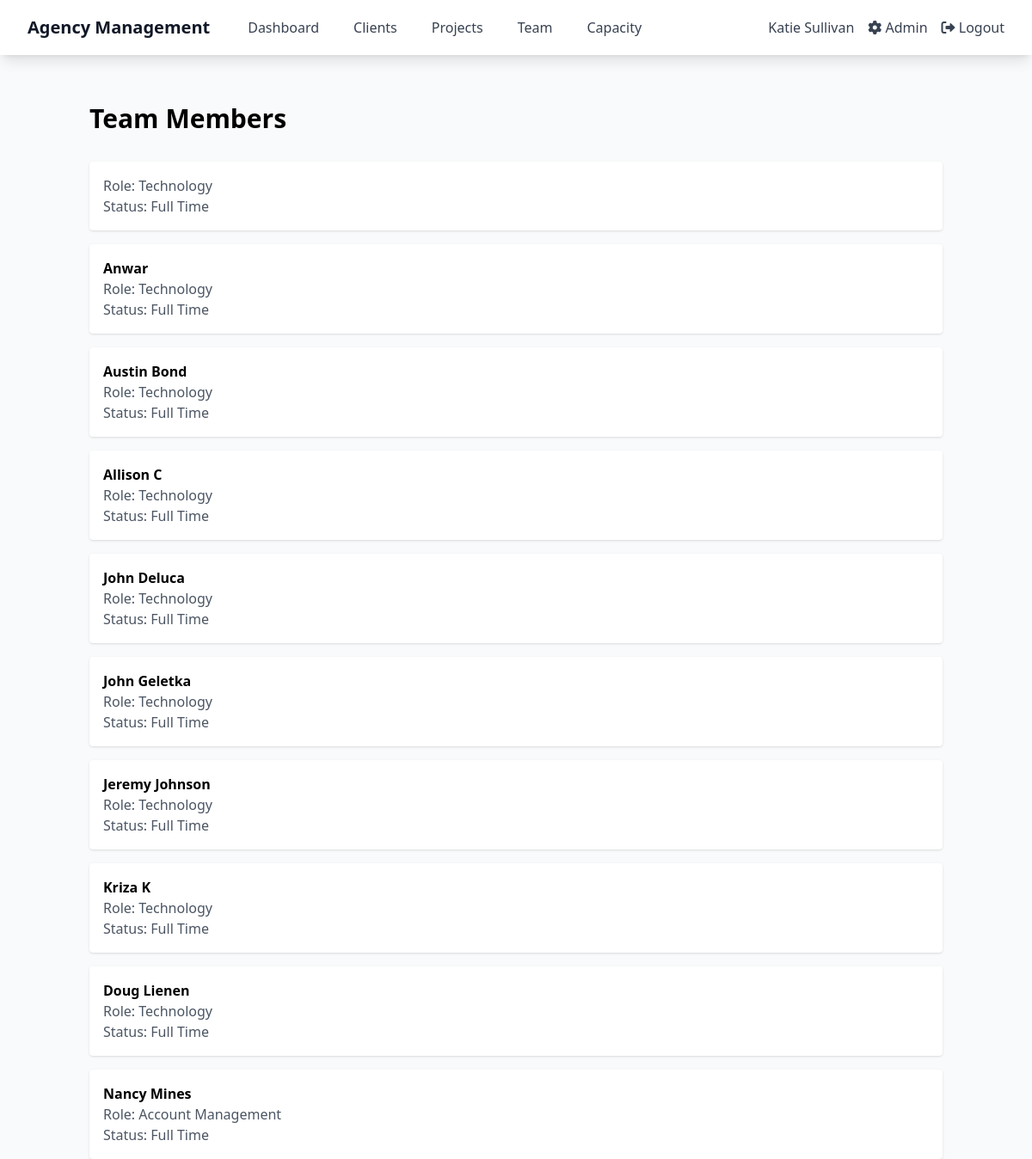
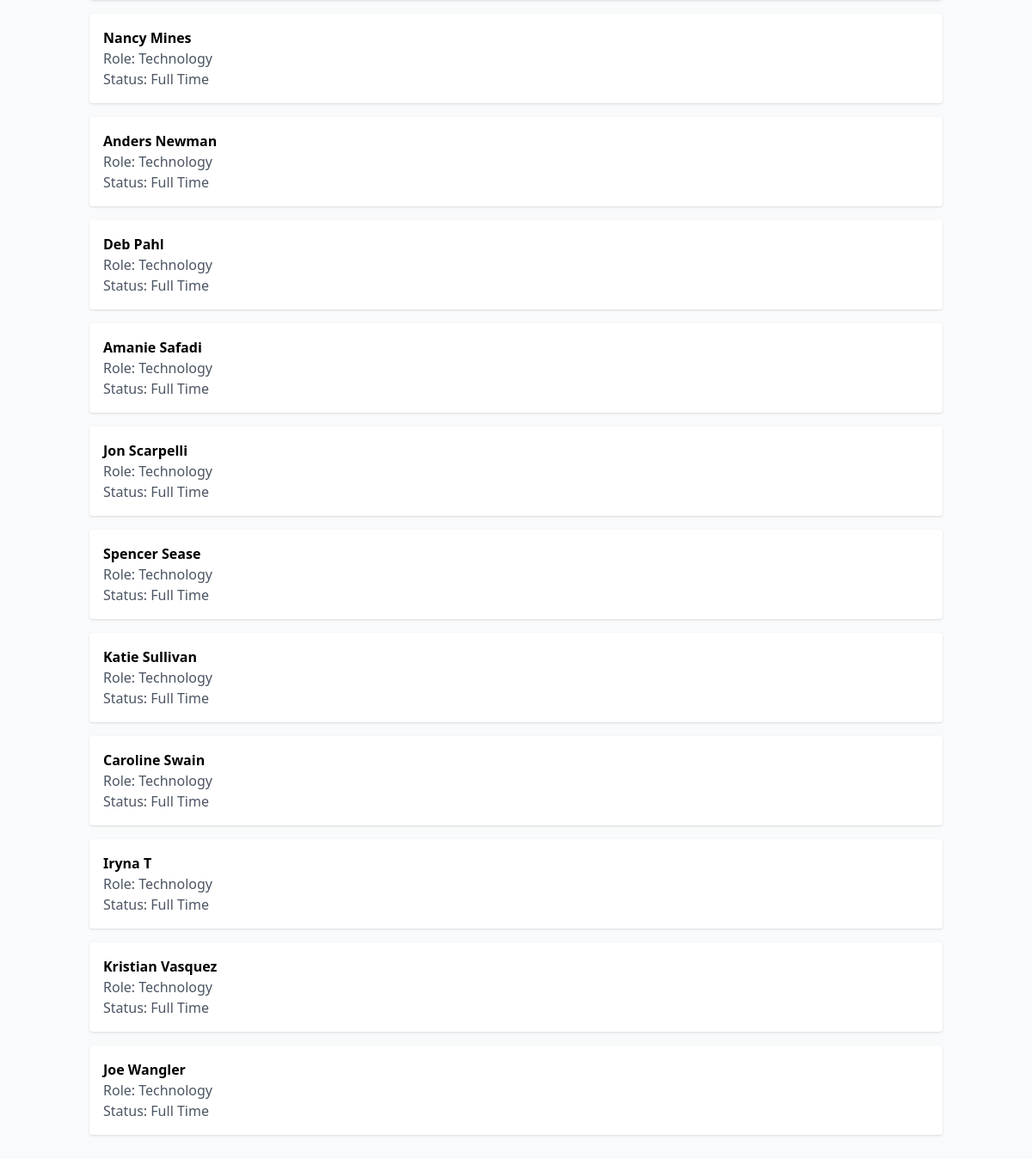
/agency/team/ (signed in), run on an earlier commit of the app's database (2 pictures, top to bottom).
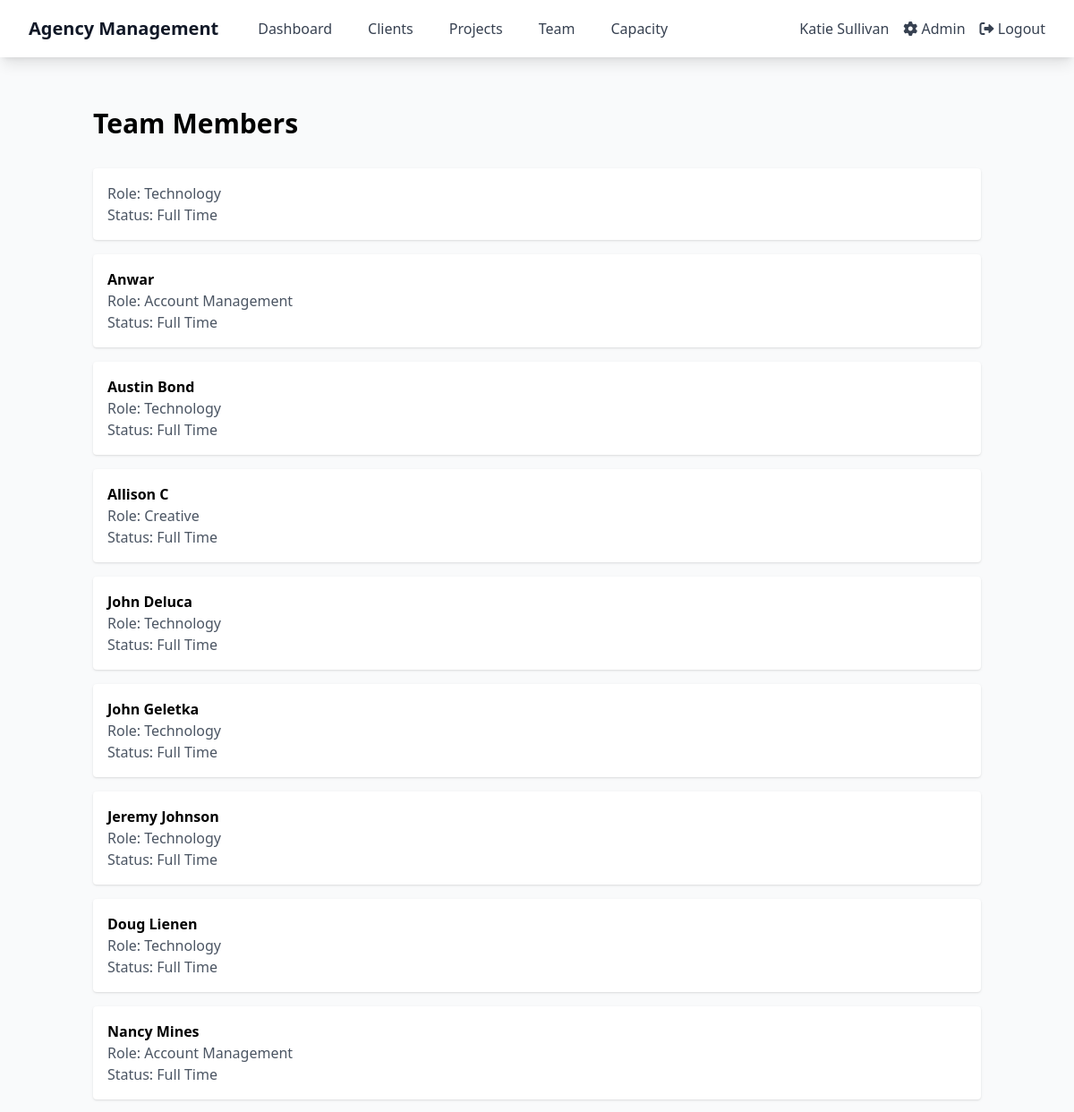
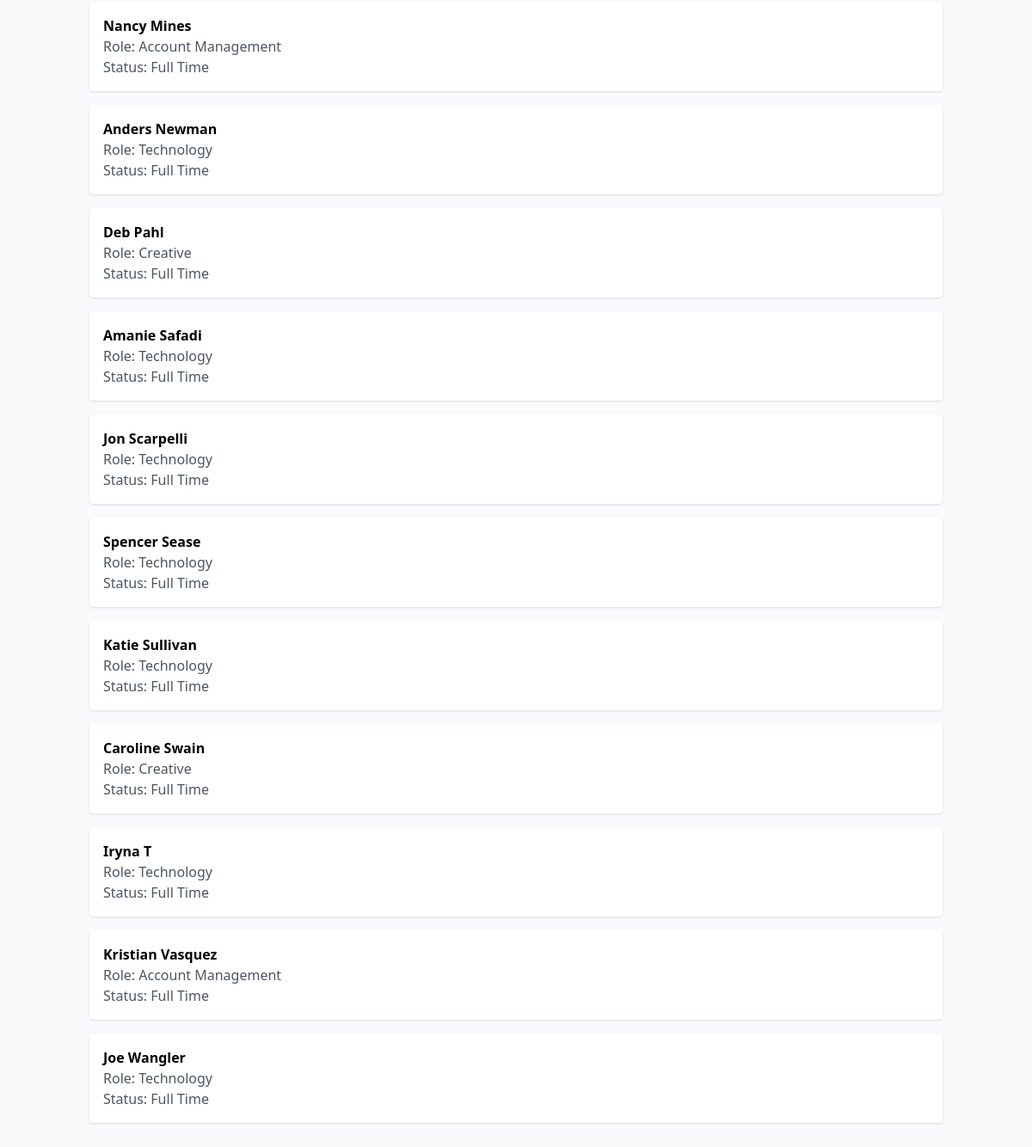
And on a later commit of the database (2 pictures, top to bottom).
### agency/models.py (models this page shows, shortened)
class UserProfile(models.Model):
    ROLE_CHOICES = [
        ('account', 'Account Management'),
        ('creative', 'Creative'),
        ('tech', 'Technology'),
        ('media', 'Media'),
        ('leadership', 'Leadership'),
        ('operations', 'Operations'),
    ]
    STATUS_CHOICES = [
        ('full_time', 'Full Time'),
        ('part_time', 'Part Time'),
        ('contractor', 'Contractor'),
        ('inactive', 'Inactive'),
    ]
    user = models.OneToOneField(User, on_delete=models.CASCADE, related_name='profile')
    company = models.ForeignKey(Company, on_delete=models.CASCADE, related_name='user_profiles')
    role = models.CharField(max_length=20, choices=ROLE_CHOICES, default='tech')
    hourly_rate = models.DecimalField(max_digits=8, decimal_places=2, default=Decimal('50.00'))
    annual_salary = models.DecimalField(max_digits=10, decimal_places=2, null=True, blank=True)
    status = models.CharField(max_length=20, choices=STATUS_CHOICES, default='full_time')
    start_date = models.DateField(null=True, blank=True)
    end_date = models.DateField(null=True, blank=True)
    weekly_capacity_hours = models.DecimalField(max_digits=4, decimal_places=1, default=40)
    utilization_target = models.DecimalField(max_digits=4, decimal_places=1, default=80)
    is_project_manager = models.BooleanField(default=False, help_text="Can manage projects and see PM dashboard")

### agency/views.py (the view)
# urls.py: path('team/', views.team_list, name='team_list'),
@login_required
def team_list(request):
    company = Company.objects.first()
    team_members = UserProfile.objects.filter(company=company).select_related('user').order_by('user__last_name')
    context = {
        'team_members': team_members,
        'company': company,
    }
    return render(request, 'team/list.html', context)

### templates/team/list.html (shortened to what this page needs)
{% extends 'base.html' %}
{% block content %}
<div class="container mx-auto px-4 py-8">
    <h1 class="text-3xl font-bold mb-8">Team Members</h1>
    <div class="grid gap-4">
        {% for member in team_members %}
        <div class="bg-white p-4 rounded shadow">
            <h3 class="font-bold">{{ member.user.get_full_name }}</h3>
            <p class="text-gray-600">Role: {{ member.get_role_display }}</p>
            <p class="text-gray-600">Status: {{ member.get_status_display }}</p>
        </div>
        {% empty %}
        <p>No team members found.</p>
        {% endfor %}
    </div>
</div>
{% endblock %}

### templates/base.html (shortened to what this page needs)
<!DOCTYPE html>
<html lang="en">
<head>
    <script src="https://cdn.tailwindcss.com"></script>
    <link href="https://cdnjs.cloudflare.com/ajax/libs/font-awesome/6.0.0/css/all.min.css" rel="stylesheet">
</head>
<body class="bg-gray-50">
    <nav class="bg-white shadow-lg">
        <div class="max-w-7xl mx-auto px-4 sm:px-6 lg:px-8">
            <div class="flex justify-between h-16">
                <div class="flex items-center space-x-8">
                    <a href="{% url 'agency:dashboard_router' %}" class="text-xl font-bold text-gray-900">
                        Agency Management
                    </a>
                    <div class="hidden md:flex space-x-4">
                        <a href="{% url 'agency:dashboard_router' %}" class="text-gray-700 hover:text-gray-900 px-3 py-2 rounded-md">
                            Dashboard
                        </a>
                        <a href="{% url 'agency:clients_list' %}" class="text-gray-700 hover:text-gray-900 px-3 py-2 rounded-md">
                            Clients
                        </a>
                        <a href="{% url 'agency:projects_list' %}" class="text-gray-700 hover:text-gray-900 px-3 py-2 rounded-md">
                            Projects
                        </a>
                        <a href="{% url 'agency:team_list' %}" class="text-gray-700 hover:text-gray-900 px-3 py-2 rounded-md">
                            Team
                        </a>
                        <a href="{% url 'agency:capacity_dashboard' %}" class="text-gray-700 hover:text-gray-900 px-3 py-2 rounded-md">
                            Capacity
                        </a>
                    </div>
                </div>
                <div class="flex items-center space-x-4">
                    {% if user.is_authenticated %}
                        <span class="text-gray-700">{{ user.get_full_name|default:user.username }}</span>
                        <a href="/admin/" class="text-gray-700 hover:text-gray-900">
                            <i class="fas fa-cog"></i> Admin
                        </a>
                        <a href="{% url 'logout' %}" class="text-gray-700 hover:text-gray-900">
                            <i class="fas fa-sign-out-alt"></i> Logout
                        </a>
                    {% else %}
                        <a href="{% url 'login' %}" class="bg-blue-500 text-white px-4 py-2 rounded hover:bg-blue-600">
                            Login
                        </a>
                    {% endif %}
                </div>
            </div>
        </div>
    </nav>
    <main class="max-w-7xl mx-auto py-6 px-4 sm:px-6 lg:px-8">
        {% block content %}{% endblock %}
    </main>
</body>
</html>

What changed in the data, as far as the page shows it:
removed UserProfile: user.get_full_name "Kriza K", role "Technology", status "Full Time"
changed UserProfile "Anwar": role "Technology" → "Account Management"
changed UserProfile "Allison C": role "Technology" → "Creative"
changed UserProfile (number 10 of 20 on the later page): role "Technology" → "Account Management"
changed UserProfile "Deb Pahl": role "Technology" → "Creative"
changed UserProfile "Caroline Swain": role "Technology" → "Creative"
changed UserProfile "Kristian Vasquez": role "Technology" → "Account Management"
